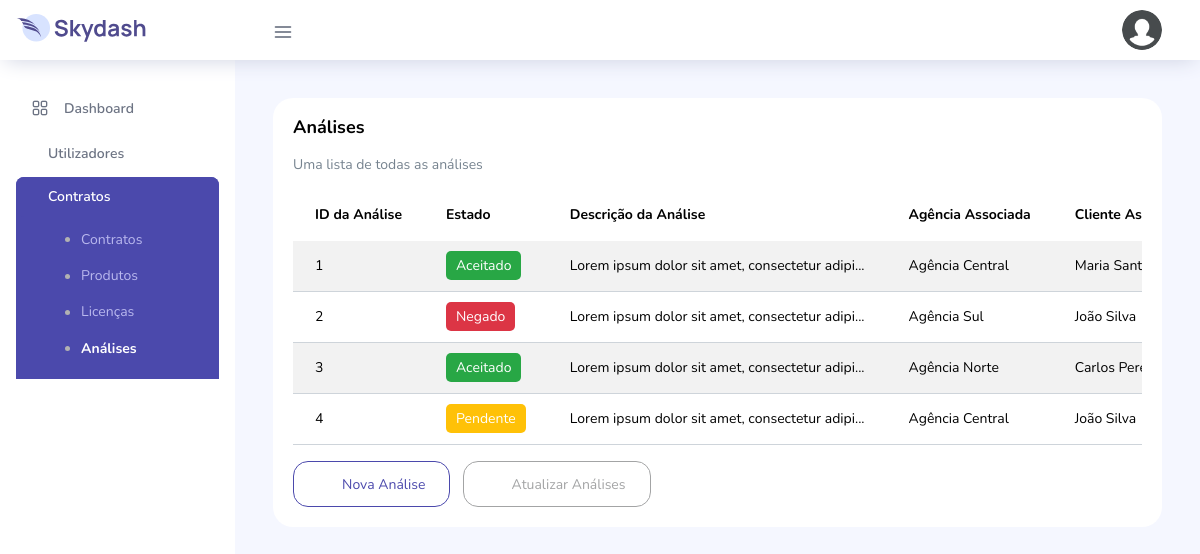
Screenshot of /src/pages/tables/analysis-table.php (signed in) with the database file from the repository.
### tables this page shows
CREATE TABLE `analise` (
  `idAnalise` int(11) NOT NULL,
  `estadoAnalise` varchar(45) DEFAULT NULL,
  `descricaoAnalise` varchar(150) DEFAULT NULL,
  `idContrato` int(11) NOT NULL
);

CREATE TABLE `agencia` (
  `idAgencia` int(11) NOT NULL,
  `nomeAgencia` varchar(45) NOT NULL,
  `idContacto` int(11) DEFAULT NULL,
  `idUtilizador` int(11) DEFAULT NULL
);

CREATE TABLE `cliente` (
  `idCliente` int(11) NOT NULL,
  `nomeCliente` varchar(45) NOT NULL,
  `idAgencia` int(11) DEFAULT NULL,
  `idTipoCliente` int(11) DEFAULT NULL,
  `idContacto` int(11) DEFAULT NULL,
  `idUtilizador` int(11) DEFAULT NULL
);

### src/pages/tables/analysis-table.php (the view, shortened to what this page needs)
<?php
require '../pdo/connection.php';
$stmtAnalises = $pdo->prepare("
    SELECT
        a.idAnalise,
        a.estadoAnalise,
        a.descricaoAnalise,
        ag.nomeAgencia,
        cl.nomeCliente,
        o.nomeOrganizacao
    FROM
        Analise a
    INNER JOIN
        Contrato c ON a.idContrato = c.idContrato
    INNER JOIN
        Agencia ag ON c.idAgencia = ag.idAgencia
    INNER JOIN
        Cliente cl ON c.idCliente = cl.idCliente
    INNER JOIN
        Organizacao o ON c.idOrganizacao = o.idOrganizacao
    ORDER BY
        a.idAnalise ASC
");
$stmtAnalises->execute();
$analises = $stmtAnalises->fetchAll(PDO::FETCH_ASSOC);
?>
<!DOCTYPE html>
<html lang="pt-BR">
<head>
    <link rel="stylesheet" href="../../assets/vendors/feather/feather.css">
    <link rel="stylesheet" href="../../assets/vendors/ti-icons/css/themify-icons.css">
    <link rel="stylesheet" href="../../assets/vendors/css/vendor.bundle.base.css">
    <link rel="stylesheet" href="../../assets/css/style.css">
</head>
<body>
    <div class="container-scroller">
        <?php require('../ui/navbar.php'); ?>
        <div class="container-fluid page-body-wrapper">
            <?php require('../ui/navsidebar.php'); ?>
            <div class="main-panel">
                <div class="content-wrapper">
                    <div class="row">
                        <div class="col-lg-12 grid-margin stretch-card">
                            <div class="card">
                                <div class="card-body">
                                    <h4 class="card-title">Análises</h4>
                                    <p class="card-description">Uma lista de todas as análises</p>
                                    <div class="table-responsive">
                                        <table class="table table-striped">
                                            <thead>
                                                <tr>
                                                    <th>ID da Análise</th>
                                                    <th>Estado</th>
                                                    <th>Descrição da Análise</th>
                                                    <th>Agência Associada</th>
                                                    <th>Cliente Associado</th>
                                                </tr>
                                            </thead>
                                            <tbody>
                                                <?php foreach ($analises as $analise): ?>
                                                    <tr>
                                                        <td><?php echo htmlspecialchars($analise['idAnalise']); ?></td>
                                                        <td>
                                                            <?php
                                                                $estado = strtolower($analise['estadoAnalise']);
                                                                $class = '';
                                                                if ($estado === 'pendente') $class = 'status-pendente';
                                                                elseif ($estado === 'aceitado') $class = 'status-aceitado';
                                                                elseif ($estado === 'negado') $class = 'status-negado';
                                                            ?>
                                                            <span class="<?php echo $class; ?>">
                                                                <?php echo htmlspecialchars(ucfirst($analise['estadoAnalise'])); ?>
                                                            </span>
                                                        </td>
                                                        <td>
                                                            <?php
                                                                $descricao = $analise['descricaoAnalise'];
                                                                if (mb_strlen($descricao, 'UTF-8') > 45) {
                                                                    $descricao = mb_substr($descricao, 0, 45, 'UTF-8') . '...';
                                                                }
                                                                echo htmlspecialchars($descricao);
                                                            ?>
                                                        </td>
                                                        <td><?php echo htmlspecialchars($analise['nomeAgencia']); ?></td>
                                                        <td><?php echo htmlspecialchars($analise['nomeCliente']); ?></td>
                                                    </tr>
                                                <?php endforeach; ?>
                                            </tbody>
                                        </table>
                                    </div>
                                    <div class="mt-3">
                                        <button type="button" class="btn btn-outline-primary btn-icon-text me-2" onclick="location.href='../forms/add_analysis.php';">
                                            <i class="ti-plus btn-icon-prepend"></i> Nova Análise
                                        </button>
                                        <button type="button" class="btn btn-outline-secondary btn-icon-text" onclick="location.href='../forms/update_analysis.php';">
                                            <i class="ti-pencil btn-icon-prepend"></i> Atualizar Análises
                                        </button>
                                    </div>
                                </div>
                            </div>
                        </div>
                    </div>
                </div>
            </div>
        </div>
    </div>
</body>
</html>

### src/pages/tables/analysis-table.php (style rules this page uses)
.status-pendente { background-color: #ffc107; color: #fff; padding: 5px 10px; border-radius: 5px; }
.status-aceitado { background-color: #28a745; color: #fff; padding: 5px 10px; border-radius: 5px; }
.status-negado { background-color: #dc3545; color: #fff; padding: 5px 10px; border-radius: 5px; }

### rows the page displays
analise: idAnalise "1", estadoAnalise "Aceitado", descricaoAnalise "Lorem ipsum dolor sit amet, consectetur adipi...", agencia.nomeAgencia "Agência Central", cliente.nomeCliente "Maria…"
analise: idAnalise "2", estadoAnalise "Negado", descricaoAnalise "Lorem ipsum dolor sit amet, consectetur adipi...", agencia.nomeAgencia "Agência Sul", cliente.nomeCliente "João Silva"
analise: idAnalise "3", estadoAnalise "Aceitado", descricaoAnalise "Lorem ipsum dolor sit amet, consectetur adipi...", agencia.nomeAgencia "Agência Norte", cliente.nomeCliente "Carlos…"
analise: idAnalise "4", estadoAnalise "Pendente", descricaoAnalise "Lorem ipsum dolor sit amet, consectetur adipi...", agencia.nomeAgencia "Agência Central", cliente.nomeCliente "João Silva"
